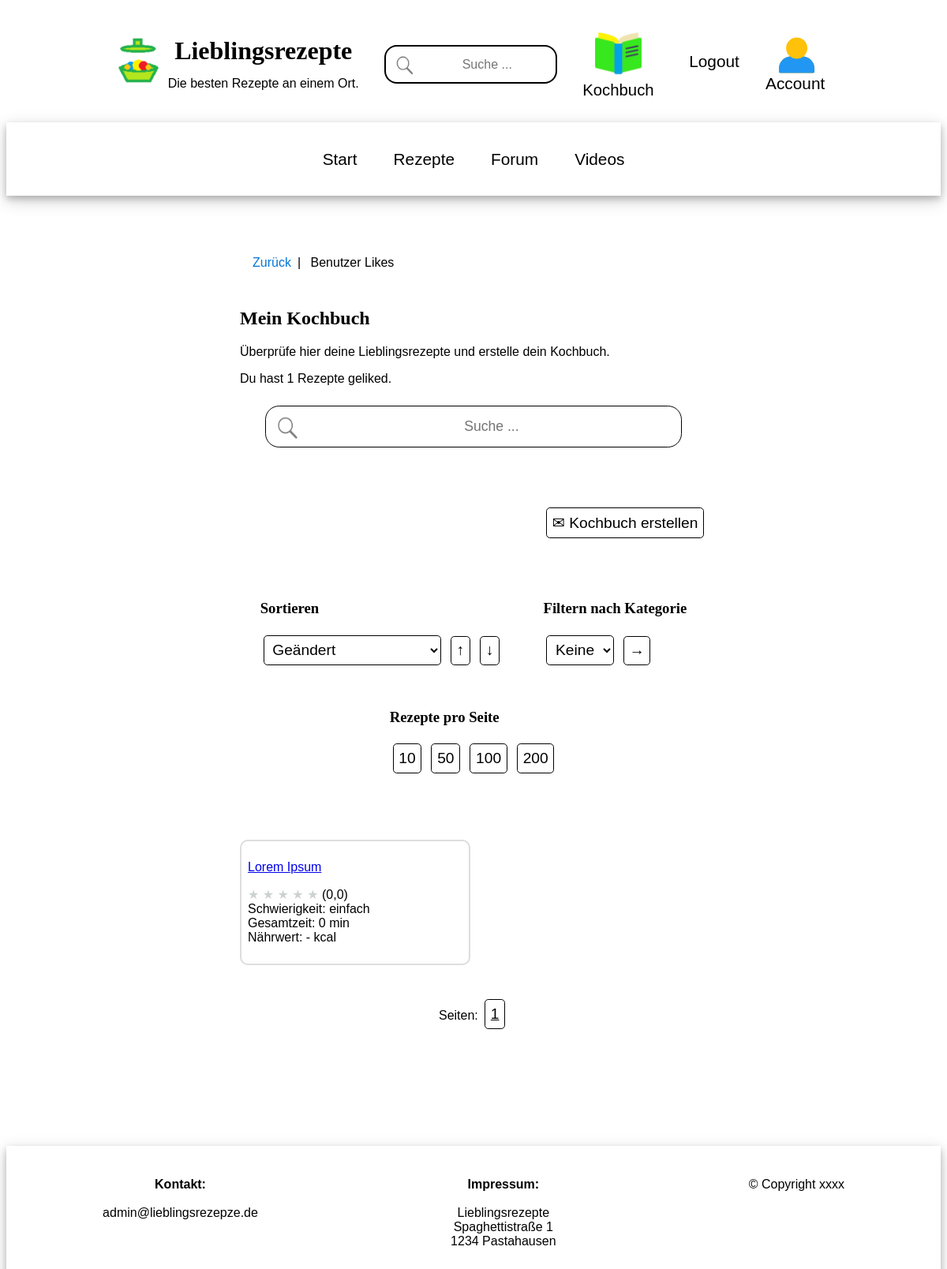
Page /recipes-likes/ (signed in) on the earlier database version.
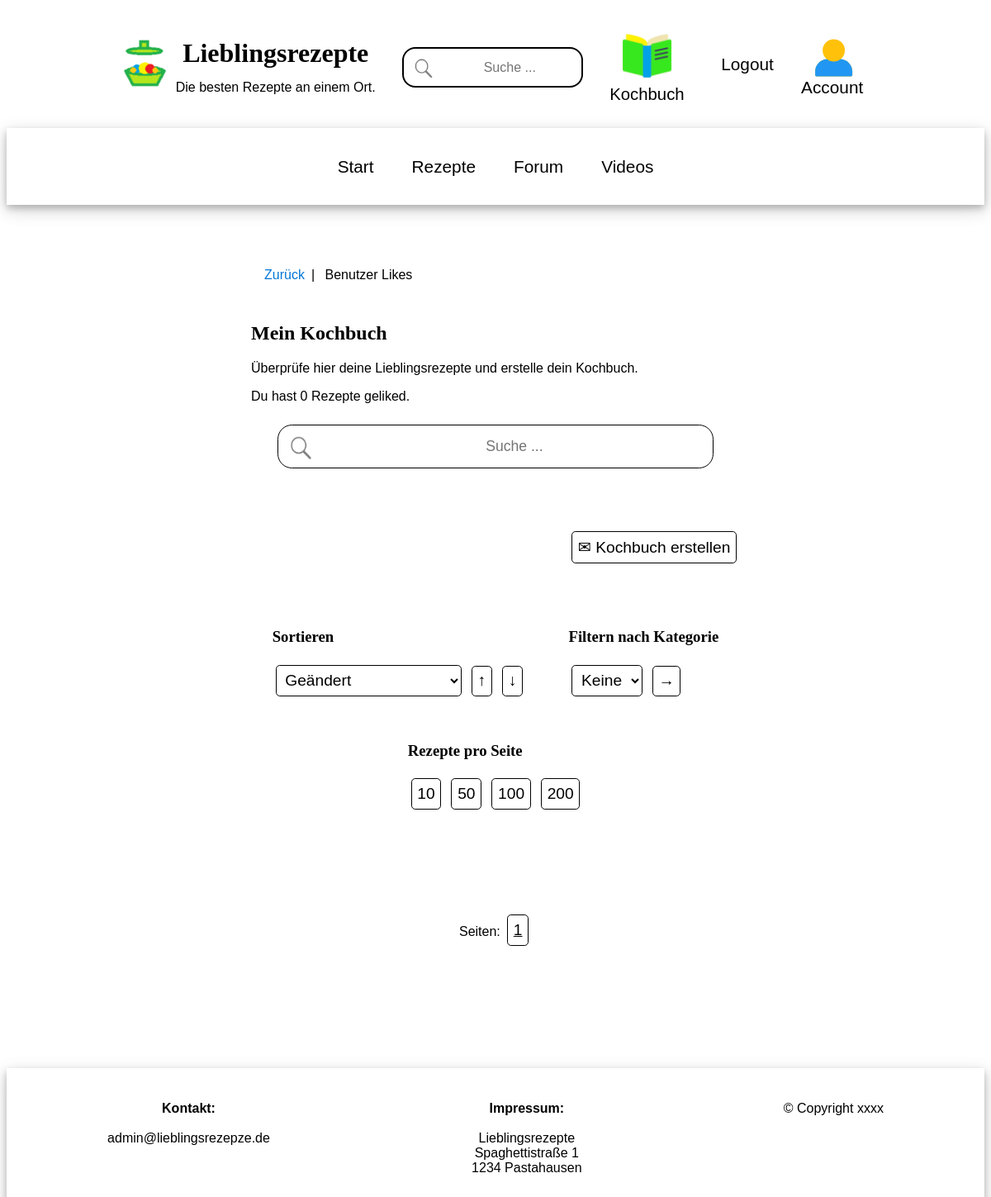
Same page on the later database version.
### user_app/models.py (models this page shows)
class User(AbstractUser):
    name = models.CharField(max_length=200, null=True)
    email = models.EmailField(unique=True, null=True)
    biography = models.TextField(null=True)
    user_image = models.ImageField(null=True, default="users/avatar.jpg", upload_to="users")
    updated = models.DateTimeField(auto_now=True)
    created = models.DateTimeField(auto_now_add=True)
    USERNAME_FIELD = 'email'
    REQUIRED_FIELDS = ['username']

### recipes_app/models.py (models this page shows, shortened)
class Recipe(models.Model):
    owner = models.ForeignKey(User, on_delete=models.SET_NULL, null=True)
    likes = models.ManyToManyField(User,  blank=True, related_name="likes")
    name = models.CharField(max_length=500)
    updated = models.DateTimeField(auto_now=True)
    created = models.DateTimeField(auto_now_add=True)
    topic = models.ManyToManyField(Topic, blank=True)
    persons = models.IntegerField()
    ingredients = models.TextField(null=True, blank=True)
    steps = models.TextField(null=True, blank=True)
    tips = models.TextField(null=True, blank=True)
    reference = models.TextField(null=True, blank=True)
    reference_link = models.URLField(max_length=2048, null=True, blank=True)
    nutrients_person = models.FloatField(null=True, blank=True, default=0.0)
    nutrients_table = models.TextField(null=True, blank=True)
    expected_time_total = models.FloatField(null=True, blank=True, default=0.0)
    expected_time_work = models.FloatField(null=True, blank=True, default=0.0)
    expected_time_bake = models.FloatField(null=True, blank=True, default=0.0)
    expected_time_rest = models.FloatField(null=True, blank=True, default=0.0)
    difficulty = models.IntegerField(null=True, blank=True, default=0)
    image_meal = models.ImageField(blank=True, upload_to="recipes")
    video_meal = models.URLField(max_length=2048, null=True, blank=True)
    rating_mean = models.FloatField(null=True, blank=True, default=0.0)
    rating_count = models.IntegerField(null=True, blank=True, default=0)
    rating_1 = models.IntegerField(null=True, blank=True, default=0)
    rating_2 = models.IntegerField(null=True, blank=True, default=0)
    rating_3 = models.IntegerField(null=True, blank=True, default=0)
    rating_4 = models.IntegerField(null=True, blank=True, default=0)
    rating_5 = models.IntegerField(null=True, blank=True, default=0)
    class Meta:
        ordering = ['-updated', '-created']

### recipes_app/views.py (the view)
# urls.py: path('recipes-likes/', views.recipes_likes, name="recipes-likes"),
@login_required(login_url='user-login-required')
def recipes_likes(request):
    recipes_liked = request.user.likes.all()
    context = recipes_grid(recipes_liked, request)
    return render(request, 'recipes_app/recipes_likes.html', context)

### recipes_app/pagination.py (called while the page is built)
    def valid_page(self, page_index: int):
        if self.number_of_pages <= 0:
            return 0
        return min(max(0, page_index), self.number_of_pages - 1)

    def get_items_for_page(self, list_of_items, page_index: int):
        if self.number_of_pages <= 0:
            return []
        return list_of_items[page_index*self.items_per_page:(page_index+1)*self.items_per_page]

### recipes_app/templates/recipes_app/recipes_likes.html (shortened to what this page needs)
{% extends 'main.html' %}
{% block content %}
<div class="main-container">
    <div class="main-middle-column">
        <ul class="breadcrumb">
          <li><a href="{{request.META.HTTP_REFERER}}">Zurück</a></li>
          <li>Benutzer Likes</li>
        </ul>
        <div class="card">
            <h2>Mein Kochbuch</h2>
            <p>Überprüfe hier deine Lieblingsrezepte und erstelle dein Kochbuch.</p>
            <p>Du hast {{request.user.likes.all.count|default_if_none:"0"}} Rezepte geliked.</p>
            <search>
                <form method="GET" action="{% url 'recipes-likes' %}">
                      <input type="text" name="q" placeholder="Suche ..."
                      />
                </form>
            </search>
        </div>
        <div style="text-align: right;">
             <a href="{% url 'create-recipe' %}" class="button-like">&#9993; Kochbuch erstellen </a>
        </div>
        {% include 'recipes_app/recipes_grid.html' %}
    </div>
</div>
{% endblock content %}

### recipes_app/templates/recipes_app/recipes_grid.html (shortened to what this page needs)
<div class="card">
    <div class="grid-option-container">
        <div class="grid-option">
            <h3>Sortieren</h3>
            <form method="GET" action="">
                <select name="srtval" id="srtval">
                    {% for v, n in sort_items %}
                        {% if request.GET.srtval %}
                            {% if request.GET.srtval == v %}
                                <option value="{{v}}" selected>{{n}}</option>
                            {% else %}
                                <option value="{{v}}">{{n}}</option>
                            {% endif %}
                        {% else %}
                            <option value="{{v}}">{{n}}</option>
                        {% endif %}
                    {% endfor %}
                </select>
                <button type="submit" name="srtdir" value="Auf">&uarr;</button>
                    <button type="submit" name="srtdir" value="Ab">&darr;</button>
            </form>
        </div>
         <div class="grid-option">
            <h3>Filtern nach Kategorie</h3>
            <form method="GET" action="">
                <select name="tpc" id="tpc" size="1">
                    <option value=""> Keine </option>
                </select>
                <input type="submit" value="&rarr;" />
            </form>
        </div>
        <div class="grid-option">
            <h3>Rezepte pro Seite</h3>
            <form method="GET" action="">
                <button type="submit" value="10" name="pgShow">10</button>
                <button type="submit" value="50" name="pgShow">50</button>
                <button type="submit" value="50" name="pgShow">100</button>
                <button type="submit" value="200" name="pgShow">200</button>
            </form>
        </div>
    </div>
</div>
<div class="grid-container">
    {% for recipe in recipes %}
        <div class="grid-item">
            {% if show_video %}
                <a href="{% url 'recipe' recipe.id %}?img=vid">{{recipe.name}}</a>
            {% else %}
                <a href="{% url 'recipe' recipe.id %}">{{recipe.name}}</a>
            {% endif %}
            <p>
                {% if recipe.rating_mean %}
                    {% for i in '12345'|make_list  %}
                        {% if i|add:"0" <= recipe.rating_mean %}
                            <span style='color:#f1c40f'>&#9733;</span>
                        {% else %}
                            <span style='color:#ccd1d1'>&#9733;</span>
                        {% endif %}
                    {% endfor %}
                {% else %}
                    <span style='color:#ccd1d1'>&#9733; &#9733; &#9733; &#9733; &#9733;</span>
                {% endif %}
                ({{ recipe.rating_mean|default_if_none:"-" }}) <br>
                Schwierigkeit:
                {% if recipe.difficulty in diff_lookup %}
                    {% for key, value in diff_lookup.items %}
                    {% if key == recipe.difficulty %}
                        {{value}}
                    {% endif %}
                    {% endfor %}
                {% else %}
                    Grad {{ recipe.difficulty|default_if_none:"-" }}
                {% endif%}
                <br>
                Gesamtzeit: {{ recipe.expected_time_total|floatformat:"0" }} min <br>
                {% if  recipe.nutrients_person %}
                    Nährwert: {{ recipe.nutrients_person|floatformat:"0" }} kcal
                {% else %}
                    Nährwert: - kcal
                {% endif%}
            </p>
        </div>
    {% endfor %}
</div>
<div class="card">
    <div class="grid-option" style="text-align:center;">
    <form method="GET" action="">
        Seiten:
        <span class="button-display"><u>{{page_browser_current_index|add:"1"}}</u></span>
    </form>
    </div>
</div>

Differences in the rows shown:
no longer on this page (row edited): Recipe: name "Lorem Ipsum", rating_mean "0,0", diff_lookup "einfach", expected_time_total "0", nutrients_person "Nährwert: - kcal"
changed User: user.likes.all.count "1" → "0"
